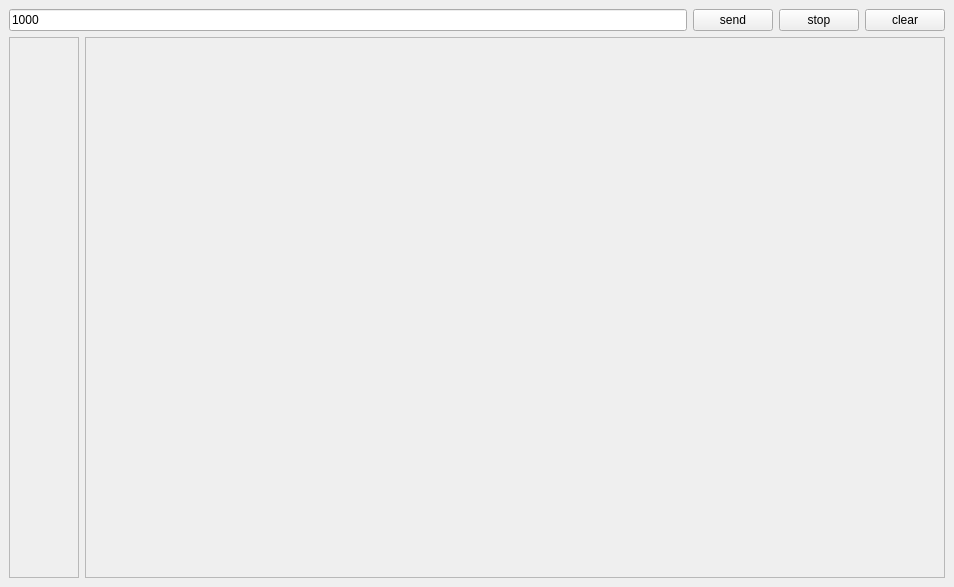
<?xml version="1.0" encoding="UTF-8"?>
<ui version="4.0">
 <class>ControllerGUI</class>
 <widget class="QMainWindow" name="ControllerGUI">
  <property name="windowModality">
   <enum>Qt::WindowModal</enum>
  </property>
  <property name="geometry">
   <rect>
    <x>0</x>
    <y>0</y>
    <width>954</width>
    <height>587</height>
   </rect>
  </property>
  <property name="windowTitle">
   <string>Controller</string>
  </property>
  <widget class="QWidget" name="centralwidget">
   <layout class="QVBoxLayout" name="verticalLayout_2">
    <item>
     <layout class="QVBoxLayout" name="verticalLayout">
      <item>
       <layout class="QHBoxLayout" name="horizontalLayout_2">
        <item>
         <widget class="QLineEdit" name="m_interval">
          <property name="sizePolicy">
           <sizepolicy hsizetype="Expanding" vsizetype="Fixed">
            <horstretch>0</horstretch>
            <verstretch>0</verstretch>
           </sizepolicy>
          </property>
          <property name="text">
           <string>1000</string>
          </property>
         </widget>
        </item>
        <item>
         <widget class="QPushButton" name="m_send">
          <property name="sizePolicy">
           <sizepolicy hsizetype="Minimum" vsizetype="Fixed">
            <horstretch>0</horstretch>
            <verstretch>0</verstretch>
           </sizepolicy>
          </property>
          <property name="text">
           <string>send</string>
          </property>
         </widget>
        </item>
        <item>
         <widget class="QPushButton" name="m_stop">
          <property name="sizePolicy">
           <sizepolicy hsizetype="Minimum" vsizetype="Fixed">
            <horstretch>0</horstretch>
            <verstretch>0</verstretch>
           </sizepolicy>
          </property>
          <property name="text">
           <string>stop</string>
          </property>
         </widget>
        </item>
        <item>
         <widget class="QPushButton" name="m_clear">
          <property name="sizePolicy">
           <sizepolicy hsizetype="Minimum" vsizetype="Fixed">
            <horstretch>0</horstretch>
            <verstretch>0</verstretch>
           </sizepolicy>
          </property>
          <property name="text">
           <string>clear</string>
          </property>
         </widget>
        </item>
       </layout>
      </item>
      <item>
       <layout class="QHBoxLayout" name="horizontalLayout">
        <item>
         <widget class="QScrollArea" name="m_aside">
          <property name="sizePolicy">
           <sizepolicy hsizetype="Preferred" vsizetype="Expanding">
            <horstretch>0</horstretch>
            <verstretch>0</verstretch>
           </sizepolicy>
          </property>
          <property name="verticalScrollBarPolicy">
           <enum>Qt::ScrollBarAsNeeded</enum>
          </property>
          <property name="horizontalScrollBarPolicy">
           <enum>Qt::ScrollBarAlwaysOff</enum>
          </property>
          <property name="widgetResizable">
           <bool>true</bool>
          </property>
          <widget class="QWidget" name="m_devices">
           <property name="geometry">
            <rect>
             <x>0</x>
             <y>0</y>
             <width>76</width>
             <height>497</height>
            </rect>
           </property>
          </widget>
         </widget>
        </item>
        <item>
         <widget class="QScrollArea" name="m_body">
          <property name="widgetResizable">
           <bool>true</bool>
          </property>
          <widget class="QWidget" name="m_list">
           <property name="geometry">
            <rect>
             <x>0</x>
             <y>0</y>
             <width>846</width>
             <height>497</height>
            </rect>
           </property>
          </widget>
         </widget>
        </item>
       </layout>
      </item>
     </layout>
    </item>
   </layout>
  </widget>
  <widget class="QMenuBar" name="menubar">
   <property name="geometry">
    <rect>
     <x>0</x>
     <y>0</y>
     <width>954</width>
     <height>31</height>
    </rect>
   </property>
  </widget>
 </widget>
 <resources/>
 <connections/>
</ui>
